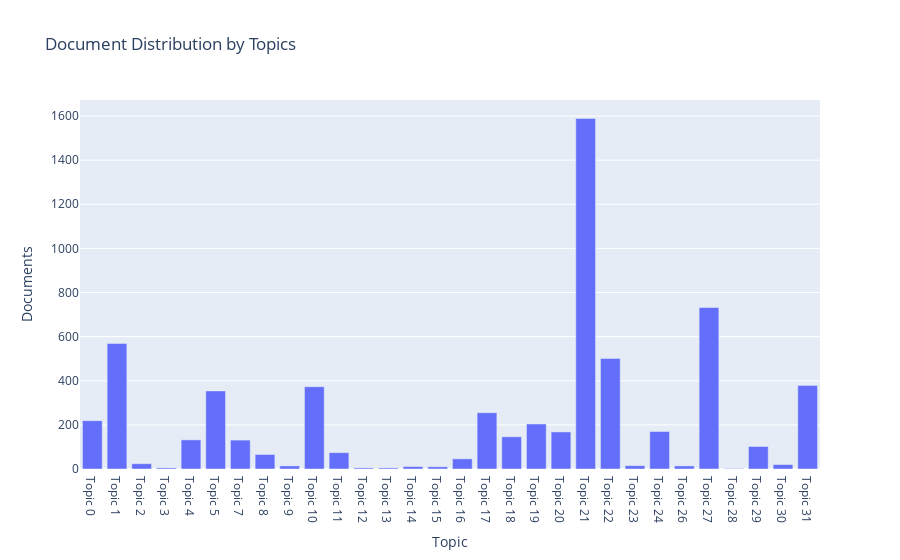

The notebook cell this image was saved under:
### Code cell
plot_model(lda1, plot = 'topic_distribution')

### Figure 1 — Plotly figure (JSON) as saved in the notebook; plotly's stock layout.template omitted (floating-point values rounded to 4 significant figures)
{"data": [{"alignmentgroup": "True", "customdata": [["would, pay, year, money, plan, economy, government, job, tax, cost"], ["email, report, investigation, election, information, official, say, know, use, campaign"], ["white, black, people, immigrant, immigration, racial, racist, young, race, vote"], ["potato, masked, harvest, irish, tv_station, blight, lead, help, look, abyss"], ["say, force, isis, syrian, military, government, group, fight, war, terrorist"], ["say, police, people, child, man, family, city, go, school, tell"], ["percent, say, year, point, number, show, high, job, rate, support"], ["party, polarization, political, partisan, polarize, ideological, politic, list, early, kill"], ["comment, strong, dutch, polling_location, uranium, result, comet, name_link, indispensable, name"], ["year, company, world, new, time, use, market, could, work, make"], ["woman, say, make, tell, man, veteran, claim, comment, know, sex"], ["prison, prisoner, escape, inmate, toilet, wall, cell, search, border, state"], ["drug, government, battery, surveillance, police, pet, continue, state, use, moon"], ["gun, firearm, buy, ammunition, purchase, license, film, sell, list, vaccination"], ["help, fight, movement, please, liberal_media_bia, story_facebook_twitter, break, support, share, video"], ["crime, charge, case, trial, criminal, prison, sentence, jail, federal, convict"], ["say, would, official, vote, member, bill, year, make, go, also"], ["state, law, court, say, case, government, federal, rule, legal, would"], ["say, attack, kill, people, official, tell, police, authority, report, also"], ["people, government, world, medium, power, american, system, control, war, elite"], ["people, go, make, would, think, even, get, know, time, thing"], ["trump, vote, election, voter, sander, candidate, state, party, campaign, democratic"], ["support, report, refuel, put, onion, presidential, reportedly, moore, person, candidate"], ["russian, military, say, report, official, plane, could, also, missile, would"], ["forum, costume, pumpkin, wine, green, world, must, empire, ghost, winter"], ["trump, say, campaign, candidate, debate, presidential, go, former, also, make"], ["black, police_officer, people, miserable, police, handcuff, saakashvili, taser, police_department, nypd"], ["use, food, study, health, body, also, find, cause, cancer, child"], ["drug, medical, doctor, patient, disorder, treatment, use, test, may, health"], ["country, would, say, deal, state, government, new, also, year, world"]], "hovertemplate": "Topic=%{x}<br>Documents=%{y}<br>Keyword=%{customdata[0]}<extra></extra>", "legendgroup": "", "marker": {"color": "#636efa"}, "name": "", "offsetgroup": "", "orientation": "v", "showlegend": false, "textposition": "auto", "type": "bar", "x": ["Topic 0", "Topic 1", "Topic 2", "Topic 3", "Topic 4", "Topic 5", "Topic 7", "Topic 8", "Topic 9", "Topic 10", "Topic 11", "Topic 12", "Topic 13", "Topic 14", "Topic 15", "Topic 16", "Topic 17", "Topic 18", "Topic 19", "Topic 20", "Topic 21", "Topic 22", "Topic 23", "Topic 24", "Topic 26", "Topic 27", "Topic 28", "Topic 29", "Topic 30", "Topic 31"], "xaxis": "x", "y": [219, 569, 24, 5, 132, 354, 131, 66, 14, 373, 74, 5, 5, 11, 10, 46, 255, 146, 204, 168, 1589, 501, 15, 170, 14, 732, 2, 102, 20, 379], "yaxis": "y"}], "layout": {"barmode": "relative", "legend": {"tracegroupgap": 0}, "title": {"text": "Document Distribution by Topics"}, "xaxis": {"anchor": "y", "domain": [0, 1], "title": {"text": "Topic"}}, "yaxis": {"anchor": "x", "domain": [0, 1], "title": {"text": "Documents"}}}}
